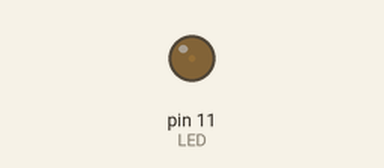
Recording of a sketch running on a simulated Arduino Uno, built with avr-gcc and run on an emulated ATmega328P. Shown: output pins drawn as LEDs (lit = HIGH). What the sketch prints to the serial monitor is not drawn.

Above: at 0.05 s.
At 2.15 s:
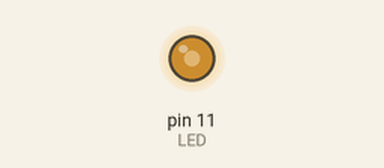
At 3.5 s:
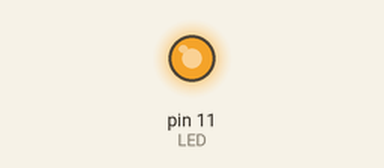
At 6.95 s:
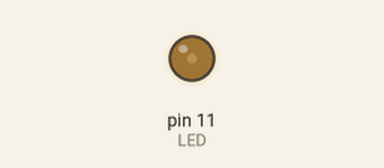
Timing chart, 0 to 10.1 s (numbered marks = the images above):
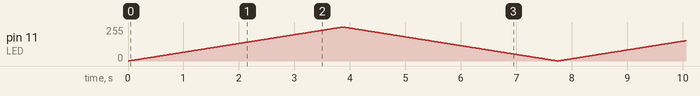

The sketch:

Led_Incremental_e_decremental.ino
```cpp
int LED = 11;
int incremental = 0;
int decremental = 255;
int aux = 0;


void setup() {
pinMode(LED, OUTPUT);
Serial.begin(9600);
}
void loop(){
  if(incremental < 255 && aux == 0){
       analogWrite(LED, incremental);
        delay (15);
        incremental = incremental +1;
        if(incremental == 255 ){
          aux = 1;
        }
   }

   if(incremental <= 255 && aux == 1 ){
       analogWrite(LED, incremental);
       delay (15);
       incremental = incremental -1;
       if(incremental == 0 ){
          aux = 0;
        }
   }
   Serial.println(incremental);
}
```
